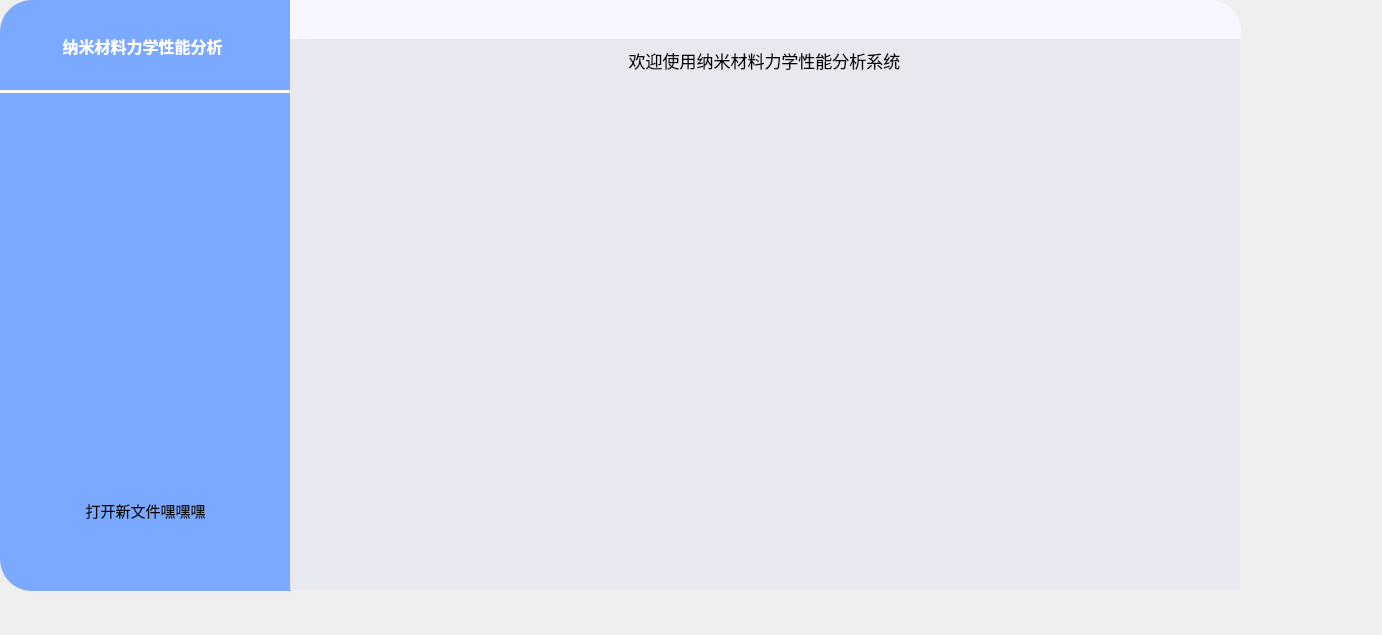
<?xml version="1.0" encoding="UTF-8"?>
<ui version="4.0">
 <class>MainWindow</class>
 <widget class="QMainWindow" name="MainWindow">
  <property name="geometry">
   <rect>
    <x>0</x>
    <y>0</y>
    <width>1382</width>
    <height>635</height>
   </rect>
  </property>
  <property name="windowTitle">
   <string>MainWindow</string>
  </property>
  <property name="styleSheet">
   <string notr="true">border-radius:4px;
</string>
  </property>
  <widget class="QWidget" name="centralwidget">
   <widget class="QFrame" name="frame">
    <property name="geometry">
     <rect>
      <x>0</x>
      <y>0</y>
      <width>1161</width>
      <height>591</height>
     </rect>
    </property>
    <property name="styleSheet">
     <string notr="true">border-radius: 5px;</string>
    </property>
    <property name="frameShape">
     <enum>QFrame::Shape::StyledPanel</enum>
    </property>
    <property name="frameShadow">
     <enum>QFrame::Shadow::Raised</enum>
    </property>
    <widget class="QFrame" name="frame_1">
     <property name="geometry">
      <rect>
       <x>0</x>
       <y>0</y>
       <width>291</width>
       <height>591</height>
      </rect>
     </property>
     <property name="styleSheet">
      <string notr="true">QFrame#frame_1{
	background-color: rgb(123, 169, 255);
	border-top-left-radius:32px;
	border-top-right-radius:0px;
	border-bottom-right-radius:0px;
	border-bottom-left-radius:32px;
}</string>
     </property>
     <property name="frameShape">
      <enum>QFrame::Shape::StyledPanel</enum>
     </property>
     <property name="frameShadow">
      <enum>QFrame::Shadow::Raised</enum>
     </property>
     <widget class="QPushButton" name="inter_tilte">
      <property name="geometry">
       <rect>
        <x>0</x>
        <y>10</y>
        <width>281</width>
        <height>71</height>
       </rect>
      </property>
      <property name="font">
       <font>
        <family>微软雅黑</family>
        <pointsize>12</pointsize>
        <bold>true</bold>
        <kerning>true</kerning>
       </font>
      </property>
      <property name="styleSheet">
       <string notr="true">border:none;
color: rgb(255, 255, 255);</string>
      </property>
      <property name="text">
       <string> 纳米材料力学性能分析</string>
      </property>
      <property name="icon">
       <iconset resource="icon/icon.qrc">
        <normaloff>:/svg/namicailiao.svg</normaloff>:/svg/namicailiao.svg</iconset>
      </property>
      <property name="iconSize">
       <size>
        <width>28</width>
        <height>28</height>
       </size>
      </property>
     </widget>
     <widget class="QLabel" name="label_7">
      <property name="geometry">
       <rect>
        <x>0</x>
        <y>90</y>
        <width>291</width>
        <height>3</height>
       </rect>
      </property>
      <property name="styleSheet">
       <string notr="true">background-color: rgb(247, 247, 247);</string>
      </property>
      <property name="text">
       <string/>
      </property>
     </widget>
     <widget class="QPushButton" name="btn_select_win111111">
      <property name="geometry">
       <rect>
        <x>0</x>
        <y>480</y>
        <width>291</width>
        <height>61</height>
       </rect>
      </property>
      <property name="font">
       <font>
        <family>微软雅黑</family>
        <pointsize>11</pointsize>
        <bold>false</bold>
        <kerning>true</kerning>
       </font>
      </property>
      <property name="styleSheet">
       <string notr="true">QPushButton:hover{
    background-color:rgb(85, 117, 177);
}
</string>
      </property>
      <property name="text">
       <string>打开新文件嘿嘿嘿</string>
      </property>
      <property name="icon">
       <iconset resource="icon/icon.qrc">
        <normaloff>:/svg/wenjian-white.svg</normaloff>:/svg/wenjian-white.svg</iconset>
      </property>
      <property name="iconSize">
       <size>
        <width>20</width>
        <height>20</height>
       </size>
      </property>
     </widget>
    </widget>
   </widget>
   <widget class="QFrame" name="frame_5">
    <property name="geometry">
     <rect>
      <x>290</x>
      <y>0</y>
      <width>951</width>
      <height>591</height>
     </rect>
    </property>
    <property name="styleSheet">
     <string notr="true"/>
    </property>
    <property name="frameShape">
     <enum>QFrame::Shape::StyledPanel</enum>
    </property>
    <property name="frameShadow">
     <enum>QFrame::Shadow::Raised</enum>
    </property>
    <widget class="QFrame" name="frame_4">
     <property name="geometry">
      <rect>
       <x>0</x>
       <y>0</y>
       <width>951</width>
       <height>41</height>
      </rect>
     </property>
     <property name="styleSheet">
      <string notr="true">background-color: #f7f8ff;
border-top-right-radius:32px;
border-top-left-radius:0px;
border-bottom-right-radius:0px;
border-bottom-left-radius:0px;</string>
     </property>
     <property name="frameShape">
      <enum>QFrame::Shape::StyledPanel</enum>
     </property>
     <property name="frameShadow">
      <enum>QFrame::Shadow::Raised</enum>
     </property>
     <widget class="QPushButton" name="min_window">
      <property name="geometry">
       <rect>
        <x>830</x>
        <y>0</y>
        <width>41</width>
        <height>41</height>
       </rect>
      </property>
      <property name="focusPolicy">
       <enum>Qt::FocusPolicy::WheelFocus</enum>
      </property>
      <property name="styleSheet">
       <string notr="true">QPushButton{
	border-top-left-radius:0px;
	border-top-right-radius:0px;
	border-bottom-right-radius:0px;
	border-bottom-left-radius:0px;
	color:#928ae1;
	icon:url(:/svg/zuixiaohua_purple.svg);
}	

QPushButton:hover{
    background-color:rgb(146, 138, 255);
	border:none;
	padding: 3px;
	color: #FFFFFF;
	icon:url(:/svg/zuixiaohua_white.svg);
}
</string>
      </property>
      <property name="text">
       <string/>
      </property>
      <property name="icon">
       <iconset resource="icon/icon.qrc">
        <normaloff>:/svg/minwin.svg</normaloff>:/svg/minwin.svg</iconset>
      </property>
      <property name="iconSize">
       <size>
        <width>26</width>
        <height>26</height>
       </size>
      </property>
     </widget>
     <widget class="QPushButton" name="max_window">
      <property name="geometry">
       <rect>
        <x>870</x>
        <y>0</y>
        <width>41</width>
        <height>41</height>
       </rect>
      </property>
      <property name="styleSheet">
       <string notr="true">QPushButton{
	border-top-left-radius:0px;
	border-top-right-radius:0px;
	border-bottom-right-radius:0px;
	border-bottom-left-radius:0px;
	color:#928ae1;
	icon:url(:/svg/zuidahua_purple.svg);
}	

QPushButton:hover{
    background-color:rgb(146, 138, 255);
	border:none;
	padding: 3px;
	color: #FFFFFF;
	icon:url(:/svg/zuidahua_white.svg);
}
</string>
      </property>
      <property name="text">
       <string/>
      </property>
      <property name="icon">
       <iconset resource="icon/icon.qrc">
        <normaloff>:/svg/maxwin.svg</normaloff>:/svg/maxwin.svg</iconset>
      </property>
      <property name="iconSize">
       <size>
        <width>26</width>
        <height>26</height>
       </size>
      </property>
     </widget>
     <widget class="QPushButton" name="close_window">
      <property name="geometry">
       <rect>
        <x>910</x>
        <y>0</y>
        <width>41</width>
        <height>41</height>
       </rect>
      </property>
      <property name="styleSheet">
       <string notr="true">QPushButton{
	border-top-left-radius:0px;
	border-top-right-radius:32px;
	border-bottom-right-radius:0px;
	border-bottom-left-radius:0px;
	color:#928ae1;
	icon:url(:/svg/guanbi_purple.svg);
}	

QPushButton:hover{
	border-top-left-radius:0px;
	border-top-right-radius:32px;
	border-bottom-right-radius:0px;
	border-bottom-left-radius:0px;
    background-color:rgb(146, 138, 255);
	border:none;
	padding: 3px;
	color: #FFFFFF;
	icon:url(:/svg/guanbi_white.svg);
}
</string>
      </property>
      <property name="text">
       <string/>
      </property>
      <property name="icon">
       <iconset>
        <normaloff>:/svg/close.svg</normaloff>:/svg/close.svg</iconset>
      </property>
      <property name="iconSize">
       <size>
        <width>26</width>
        <height>26</height>
       </size>
      </property>
     </widget>
    </widget>
    <widget class="QFrame" name="frame_2">
     <property name="geometry">
      <rect>
       <x>-1</x>
       <y>39</y>
       <width>951</width>
       <height>551</height>
      </rect>
     </property>
     <property name="sizePolicy">
      <sizepolicy hsizetype="Expanding" vsizetype="Expanding">
       <horstretch>0</horstretch>
       <verstretch>0</verstretch>
      </sizepolicy>
     </property>
     <property name="minimumSize">
      <size>
       <width>951</width>
       <height>551</height>
      </size>
     </property>
     <property name="styleSheet">
      <string notr="true">border-top-right-radius:0px;
border-top-left-radius:0px;
border-bottom-right-radius:0px;
border-bottom-left-radius:0px;
background-color: #e7e8f0;</string>
     </property>
     <property name="frameShape">
      <enum>QFrame::Shape::StyledPanel</enum>
     </property>
     <property name="frameShadow">
      <enum>QFrame::Shadow::Raised</enum>
     </property>
     <layout class="QVBoxLayout" name="verticalLayout">
      <item>
       <widget class="QLabel" name="label">
        <property name="sizePolicy">
         <sizepolicy hsizetype="Preferred" vsizetype="Fixed">
          <horstretch>0</horstretch>
          <verstretch>0</verstretch>
         </sizepolicy>
        </property>
        <property name="font">
         <font>
          <family>微软雅黑</family>
          <pointsize>13</pointsize>
         </font>
        </property>
        <property name="text">
         <string>欢迎使用纳米材料力学性能分析系统</string>
        </property>
        <property name="alignment">
         <set>Qt::AlignmentFlag::AlignCenter</set>
        </property>
       </widget>
      </item>
      <item>
       <widget class="QWidget" name="file_widget" native="true">
        <property name="sizePolicy">
         <sizepolicy hsizetype="Expanding" vsizetype="Expanding">
          <horstretch>0</horstretch>
          <verstretch>0</verstretch>
         </sizepolicy>
        </property>
        <property name="minimumSize">
         <size>
          <width>0</width>
          <height>0</height>
         </size>
        </property>
       </widget>
      </item>
     </layout>
    </widget>
   </widget>
  </widget>
  <widget class="QMenuBar" name="menubar">
   <property name="geometry">
    <rect>
     <x>0</x>
     <y>0</y>
     <width>1382</width>
     <height>21</height>
    </rect>
   </property>
  </widget>
  <widget class="QStatusBar" name="statusbar"/>
 </widget>
 <resources>
  <include location="icon/icon.qrc"/>
 </resources>
 <connections/>
</ui>
